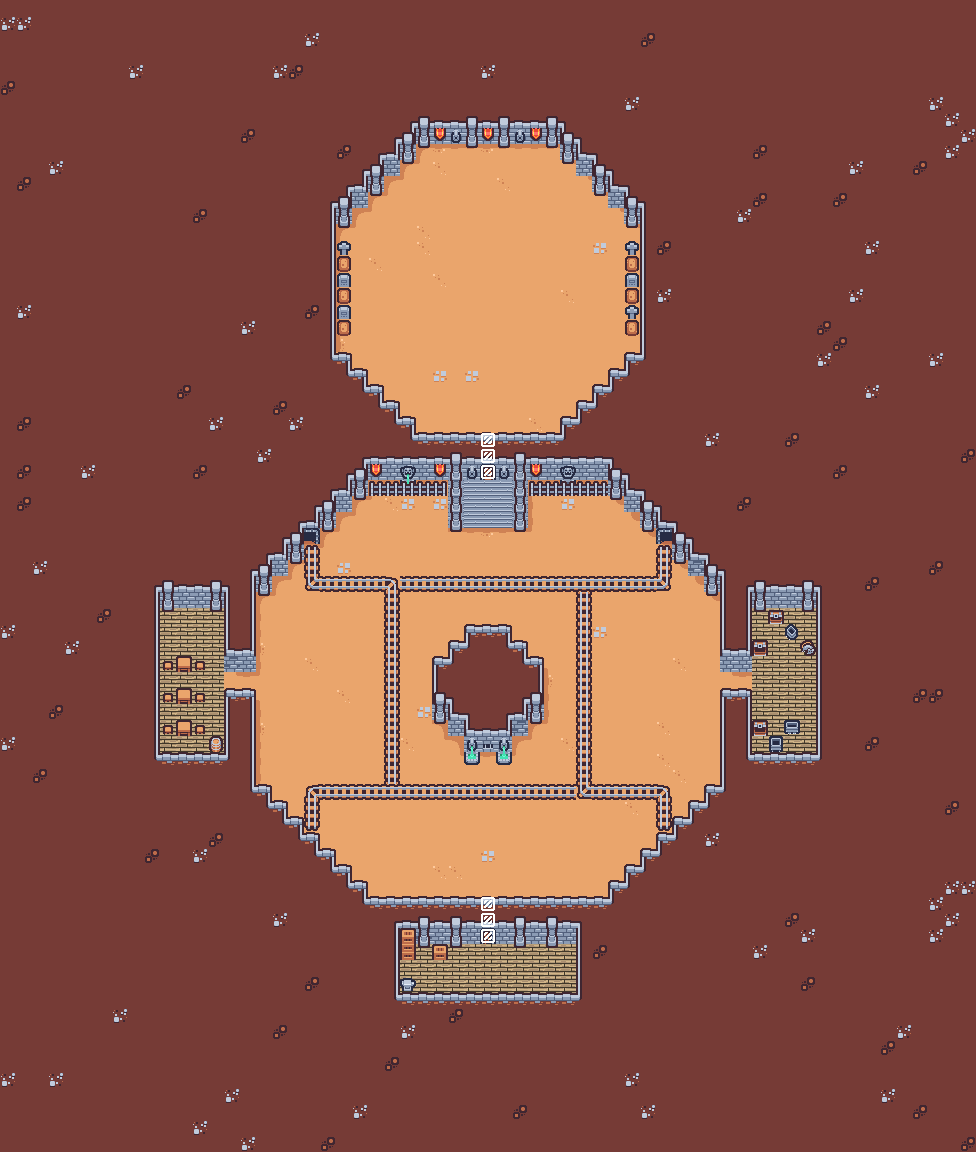

A level layout from a 2D game, rendered from its tile map. Below: a short description, then the map file with tile-grid data replaced by summaries:
An orthogonal 61x72 tile map with 16x16 px tiles, 5 tile layers (floorLevel, BaseLayer, Objects, AbovePlayer, ...), 2 tilesets and 10 objects (10x EnemySpawnPoint).

<map version="1.10" tiledversion="1.10.2" orientation="orthogonal" renderorder="right-down" width="61" height="72" tilewidth="16" tileheight="16" infinite="0" nextlayerid="9" nextobjectid="12">
 <tileset firstgid="1" source="mapsSheet.tsx" />
 <tileset firstgid="157" source="mapsheet-v2.tsx" />
 <objectgroup id="6" name="EnemySpawners">
  <object id="2" type="EnemySpawnPoint" x="366.667" y="512.667" />
  <object id="3" type="EnemySpawnPoint" x="608" y="512" />
  <object id="4" type="EnemySpawnPoint" x="383.333" y="878.667" />
  <object id="5" type="EnemySpawnPoint" x="592" y="878.667" />
  <object id="6" type="EnemySpawnPoint" x="430.667" y="640" />
  <object id="7" type="EnemySpawnPoint" x="433.333" y="752.667" />
  <object id="8" type="EnemySpawnPoint" x="545.333" y="752" />
  <object id="9" type="EnemySpawnPoint" x="544" y="640.667" />
  <object id="10" type="EnemySpawnPoint" x="271.333" y="638.667" />
  <object id="11" type="EnemySpawnPoint" x="705.333" y="768.667" />
 </objectgroup>
 <layer id="8" name="floorLevel" width="61" height="72">
  <data>[4392 cells, 124 non-empty, 1 distinct tile ids]</data>
 </layer>
 <layer id="1" name="BaseLayer" width="61" height="72">
  <data>[4392 cells, 4287 non-empty, 42 distinct tile ids]</data>
 </layer>
 <layer id="7" name="Objects" width="61" height="72">
  <data>[4392 cells, 211 non-empty, 35 distinct tile ids]</data>
 </layer>
 <layer id="3" name="AbovePlayer" width="61" height="72">
  <properties>
   <property name="unity:SortingLayerName" value="AboveCharacters" />
   <property name="unity:ignore" value="Collision" />
  </properties>
  <data>[4392 cells, 12 non-empty, 2 distinct tile ids]</data>
 </layer>
 <layer id="2" name="InsideAreas" class="Custom" width="61" height="72">
  <properties>
   <property name="custom:targetLayer" value="BaseLayer" />
   <property name="custom:type" value="removeColliders" />
  </properties>
  <data>[4392 cells, 6 non-empty, 1 distinct tile ids]</data>
 </layer>
</map>